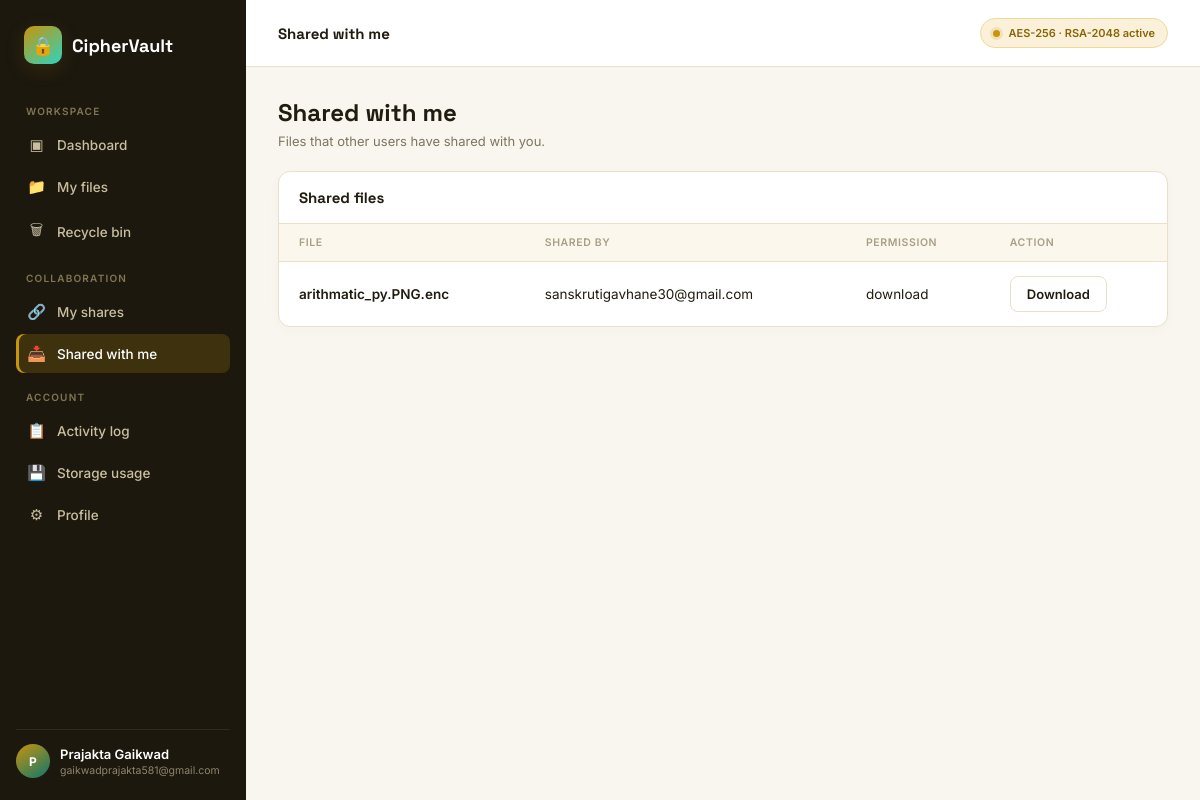
The app's page /shared-with-me (signed in) with its own data.
### tables this page shows
CREATE TABLE shares(
    id INTEGER PRIMARY KEY AUTOINCREMENT,

    filename TEXT NOT NULL,

    owner_email TEXT NOT NULL,
    shared_with_email TEXT NOT NULL,

    permission TEXT NOT NULL DEFAULT 'download',

    expires_at TEXT,
    created_at TEXT,

    revoked INTEGER DEFAULT 0
);

### app.py (the view)
@app.route("/shared-with-me")
def shared_with_me():
    if not login_required():
        return redirect("/login")
    user_email = session["email"]
    conn = get_db()
    cursor = conn.cursor()
    cursor.execute(
        """
        SELECT * FROM shares
        WHERE shared_with_email = ? AND revoked = 0
        ORDER BY id DESC
        """,
        (user_email,)
    )
    rows = cursor.fetchall()
    conn.close()
    now = datetime.now()
    shares = []
    for row in rows:
        if row["expires_at"]:
            expires_dt = datetime.strptime(row["expires_at"], "%Y-%m-%d %H:%M:%S")
            if now > expires_dt:
                continue
        shares.append({
            "id": row["id"],
            "filename": row["filename"],
            "owner_email": row["owner_email"],
            "permission": row["permission"],
            "expires_at": row["expires_at"]
        })
    return render_template("shared_with_me.html", shares=shares)

### app.py (called while the page is built)
def get_db():
    conn = sqlite3.connect("database.db", timeout=30)
    conn.row_factory = sqlite3.Row
    conn.execute("PRAGMA busy_timeout = 30000")
    conn.execute("PRAGMA journal_mode = WAL")
    return conn

def login_required():
    if "email" not in session:
        return False
    return True

### templates/shared_with_me.html (shortened to what this page needs)
<!DOCTYPE html>
<html lang="en">
<head>
<link rel="stylesheet" href="{{ url_for('static', filename='css/vault-theme.css') }}">
</head>
<body>
<div class="app-shell">
  <aside class="sidebar">
    <div class="brand">
      <div class="brand-mark">&#128274;</div>
      <div class="brand-name">CipherVault</div>
    </div>
    <div class="nav-section-label">Workspace</div>
    <a href="/dashboard" class="nav-item">
      <span class="ic">&#9635;</span> Dashboard
    </a>
    <a href="/myfiles" class="nav-item">
      <span class="ic">&#128193;</span> My files
    </a>
    <a href="/trash" class="nav-item">
      <span class="ic">&#128465;</span> Recycle bin
    </a>
    <div class="nav-section-label">Collaboration</div>
    <a href="/my-shares" class="nav-item">
      <span class="ic">&#128279;</span> My shares
    </a>
    <a href="/shared-with-me" class="nav-item active">
      <span class="ic">&#128229;</span> Shared with me
    </a>
    <div class="nav-section-label">Account</div>
    <a href="/activity-log" class="nav-item">
      <span class="ic">&#128203;</span> Activity log
    </a>
    <a href="/storage-usage" class="nav-item">
      <span class="ic">&#128190;</span> Storage usage
    </a>
    <a href="/profile" class="nav-item">
      <span class="ic">&#9881;</span> Profile
    </a>
    <div class="sidebar-footer">
      <div class="avatar">
        {{ (session.get('fullname') or 'U')[0]|upper }}
      </div>
      <div class="user-meta">
        <div class="name">
          {{ session.get('fullname', 'User') }}
        </div>
        <div class="role">
          {{ session.get('email', '') }}
        </div>
      </div>
    </div>
  </aside>
  <div class="main">
    <div class="topbar">
      <h2 style="font-size:15px;">
        Shared with me
      </h2>
      <div class="vault-status">
        <span class="pulse-dot"></span>
        AES-256 · RSA-2048 active
      </div>
    </div>
    <div class="content">
      <div class="page-head">
        <div>
          <h1>Shared with me</h1>
          <p>Files that other users have shared with you.</p>
        </div>
      </div>
      <div class="panel">
        <div class="panel-head">
          <h2>Shared files</h2>
        </div>
        {% if shares %}
        <div class="table-wrap">
          <table>
            <thead>
              <tr>
                <th>File</th>
                <th>Shared by</th>
                <th>Permission</th>
                <th>Action</th>
              </tr>
            </thead>
            <tbody>
              {% for share in shares %}
              <tr>
                <td>
                  <div style="font-weight:600;">
                    {{ share.filename }}
                  </div>
                </td>
                <td>
                  {{ share.owner_email }}
                </td>
                <td>
                  {{ share.permission or 'Download' }}
                </td>
                <td>
                  <a
                    href="/shared-download/{{ share.id }}"
                    class="btn">
                    Download
                  </a>
                </td>
              </tr>
              {% endfor %}
            </tbody>
          </table>
        </div>
        {% endif %}
      </div>
    </div>
  </div>
</div>
</body>
</html>

### templates/shared_with_me.html (style rules this page uses)
html, body { min-height:100%; height:auto !important; overflow-y:auto !important; }
.app-shell { min-height:100vh; height:auto !important; }
.main { min-height:100vh; height:auto !important; overflow-y:visible !important; }
.content { height:auto !important; max-height:none !important; overflow-y:visible !important; }

### records on screen
shares: get "gaikwadprajakta581@gmail.com", filename "arithmatic_py.PNG.enc", owner_email "sanskrutigavhane30@gmail.com", permission "download"

### other values on screen
{{ (session.get('fullname') or 'U')[0]|upper }} "P"
{{ session.get('fullname', 'User') }} "Prajakta Gaikwad"
